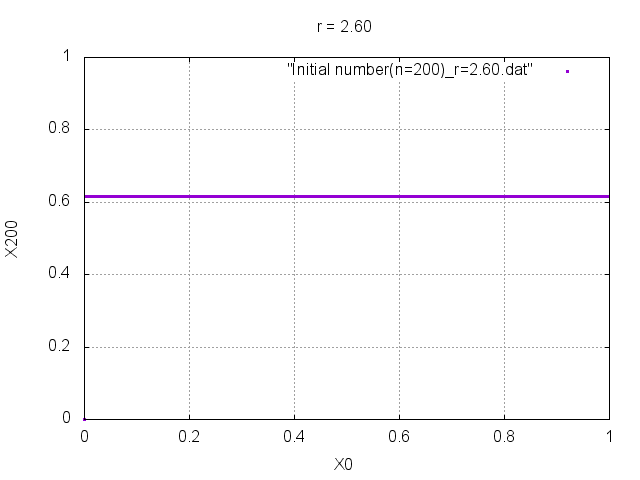

This chart was generated by the following gnuplot code:
set grid
set title "r = 2.60"
set xrange [0:1]
set yrange [0:1]
set xlabel "X0"
set ylabel "X200"
plot "Initial number(n=200)_r=2.60.dat"with points pt 5 ps 0.2
pause 2
set terminal png
set output "Initial number(n=200)_r=2.60.png"
replot
set terminal x11
